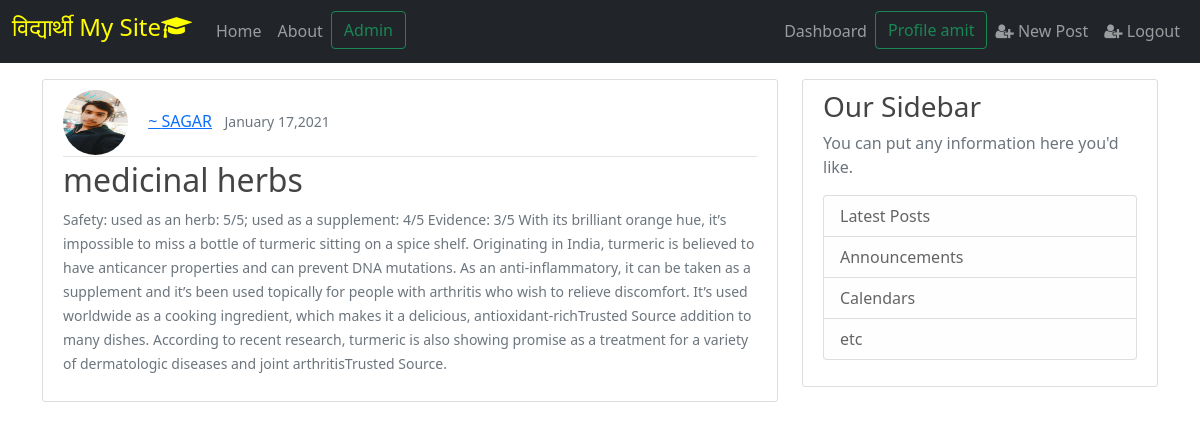
The page /post/3/ (signed in) on the database its author committed.
### blog/models.py (models this page shows, shortened)
class Post(models.Model):
    title=models.CharField(max_length=100)
    content=models.TextField()
    date_posted=models.DateTimeField(default=timezone.now)
    author=models.ForeignKey(User,on_delete=models.CASCADE)  #Foreign key because one author can have multiple posts

### users/models.py (models this page shows, shortened)
class Profile(models.Model):
    user=models.OneToOneField(User,on_delete=models.CASCADE)
    Phone_no=models.TextField(blank=True)
    image=models.ImageField(default='default.jpg',upload_to='profile_pics')

### blog/views.py (the view)
# urls.py: path('post/<int:pk>/',PostDetailView.as_view(),name='post-detail'),
class PostDetailView(DetailView): #Detail view will be looking in default template name=>  #<app>/<model>_<viewtype>.html   i.e  blog/post_detail.html
    model=Post

### templates/blog/post_detail.html (shortened to what this page needs)
{% extends 'blog/base.html' %}
{%  load static %}
{% block content %}
    <article class="media content-section">
        <div class="media-body">
          <div class="article-metadata">
            <img class="rounded-circle article-img"  src="{{object.author.profile.image.url}}">
            <a class="mr-2" href="#">~ {{ object.author.username | upper}}</a> &nbsp; <small class="text-muted">{{ object.date_posted | date:"F d,Y" }} </small>
          </div>
          <h2 class="article-title" style="text-decoration: None;">{{object.title }}</h2>
          <small class="text-muted">{{ object.content }}</small>
        </div>
      </article>
{% endblock content %}

### templates/partials/navbar.html (shortened to what this page needs)
<link rel="stylesheet" href="https://stackpath.bootstrapcdn.com/font-awesome/4.7.0/css/font-awesome.min.css">
<nav class="navbar navbar-expand-lg navbar-dark bg-dark mb-3 sticky-top">
  <div class="container-fluid">
    <a class="navbar-brand" href="/"><h4 style="color:yellow;">विद्यार्थी My Site<i class="fa fa-graduation-cap" aria-hidden="true"></i></h4></a>
    <div class="collapse navbar-collapse" id="navbarSupportedContent">
      <ul class="navbar-nav me-auto mb-2 mb-lg-0">
        <li class="nav-item">
          <a class="nav-link " aria-current="page" href="/">Home</a>
        </li>
        <li class="nav-item">
          <a class="nav-link" href="{%  url 'blog-about' %}">About</a>
        </li>
        <a href="/admin">
          <button class="btn btn-outline-success ml-4" type="button">Admin</button>
        </a>
      </ul>
      <ul class="navbar-nav ml-auto">
        <li class="nav-item  navbar-right ">
          <a class="nav-link " href="#">Dashboard </a>
        </li>
        {% if user.is_authenticated %}
        <a href="{% url 'profile' %}">
        <button class="btn btn-outline-success ml-4" type="button">Profile {{request.user.username}}</button>
      </a>
      <li class="nav-item  navbar-right ">
        <a class="nav-link " href="{% url 'post-create' %}">
          <i class="fa fa-user-plus" aria-hidden="true"></i>
           New Post
            </a>
      </li>
        <li class="nav-item  navbar-right ">
          <a class="nav-link " href="{% url 'logout' %}">
            <i class="fa fa-user-plus" aria-hidden="true"></i>
             Logout
              </a>
        </li>
        {% endif %}
      </ul>
    </div>
  </div>
</nav>

### static/blog/main.css (style rules this page uses)
body { background: #fafafa; color: #333333; margin-top: 5rem; }
h1, h2, h3, h4, h5, h6 { color: #444444; }
ul { margin: 0; }
.content-section { background: #ffffff; padding: 10px 20px; border: 1px solid #dddddd; border-radius: 3px; margin-bottom: 20px; }
.article-title { color: #444444; }
.article-img { height: 65px; width: 65px; margin-right: 16px; }
.article-metadata { padding-bottom: 1px; margin-bottom: 4px; border-bottom: 1px solid #e3e3e3 }

### rows shown on the page
Post: author.profile.image (picture), author.username "SAGAR", date_posted "January 17,2021", title "medicinal herbs", content "Safety: used as an herb: 5/5; used as a supplement: 4/5 Evidence: 3/5 With its brilliant orange hue, it’s impossible to miss a bottle of turmeric sitting on a spice shelf. Originating in India, turmeric is believed to have anticancer properties and can prevent DNA mutations. As an anti-inflammatory, it can be taken as a supplement and it’s been used topically for people with arthritis who wish to relieve discomfort. It’s used worldwide as a cooking ingredient, which makes it a delicious, antioxidant-richTrusted Source addition to many dishes. According to recent research, turmeric is also showing promise as a treatment for a variety of dermatologic diseases and joint arthritisTrusted Source."

### other values the page prints
{{ request.user.username }} "amit"
